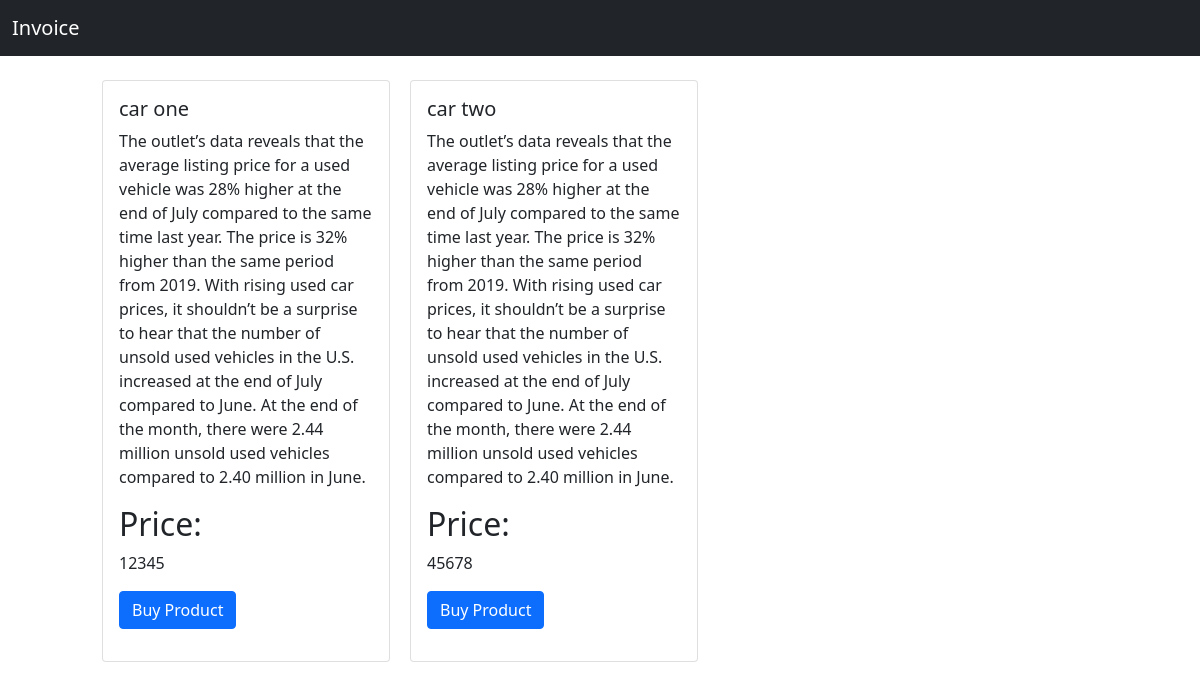
The page / on the database its author committed.
### app/models.py (models this page shows)
class producat(models.Model):
    img = models.ImageField(upload_to='media/')
    name = models.CharField(max_length=100)
    dis = models.TextField(max_length=500)
    price = models.CharField(max_length=100)

### app/views.py (the view)
# urls.py: path('',views.index,name='index'),
def index(request):
    pro = producat.objects.all()
    slr = seller.objects.all()
    return render(request,'index.html',{'products':pro,'seller':slr})

### templates/index.html
{% extends 'base.html' %}
{% block content %}
<div class="container mt-4">
    <div class="card-group">
      <div class="row row-cols-1 row-cols-md-3 g-4">
        {% for p in products %}
        <div class="col"  style="margin-left: 60px;">
          <div class="card" style="width: 18rem;">
            <div class="card-body">
              <h5 class="card-title">{{p.name}}</h5>
              <p class="card-text"> {{p.dis}}</p>
              <p><h2>Price: </h2>{{p.price}}</h2></p>
              <form method="get" action=" {% url 'buy' p.id %}">
              <button type="submit" class="btn btn-primary mb-3">Buy Product</button>
            </form>
            </div>
          </div>
        </div>
        {% endfor %}
      </div>
    </div>
  </div>
{% endblock %}

### templates/base.html (shortened to what this page needs)
<!doctype html>
<html lang="en">
  <head>
    <link href="https://cdn.jsdelivr.net/npm/bootstrap@5.1.3/dist/css/bootstrap.min.css" rel="stylesheet">
  </head>
  <body>
    <nav class="navbar navbar-expand-lg navbar-dark bg-dark">
  <div class="container-fluid">
    <a class="navbar-brand" href="{% url 'index' %}">Invoice</a>
  </div>
</nav>
{% block content %}
{% endblock %}
  </body>
</html>

### rows shown on the page
producat: name "car one", dis "The outlet’s data reveals that the average listing price for a used vehicle was 28% higher at the end of July compared to the same time last year. The price is 32% higher than the same period from 2019. With rising used car prices, it shouldn’t be a surprise to hear that the number of unsold used vehicles in the U.S. increased at the end of July compared to June. At the end of the month, there were 2.44 million unsold used vehicles compared to 2.40 million in June.", price "12345"
producat: name "car two", dis "The outlet’s data reveals that the average listing price for a used vehicle was 28% higher at the end of July compared to the same time last year. The price is 32% higher than the same period from 2019. With rising used car prices, it shouldn’t be a surprise to hear that the number of unsold used vehicles in the U.S. increased at the end of July compared to June. At the end of the month, there were 2.44 million unsold used vehicles compared to 2.40 million in June.", price "45678"
